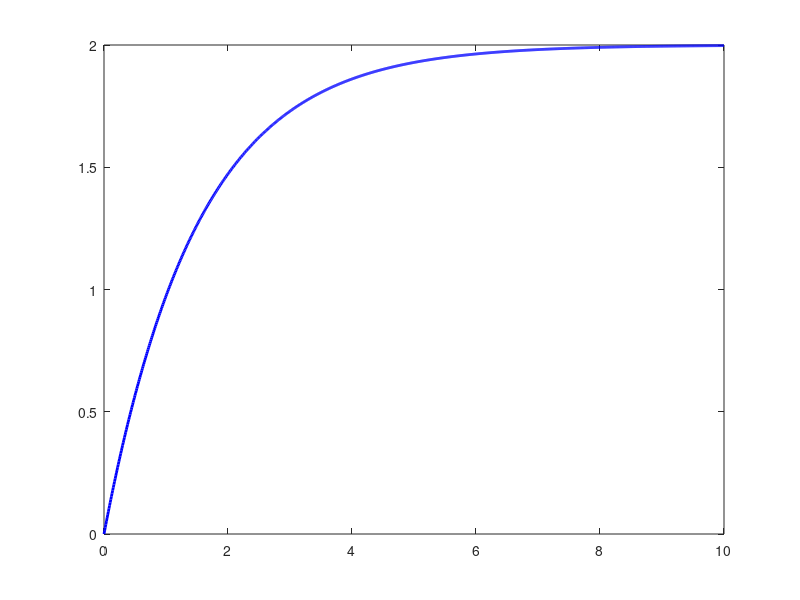

MATLAB code for this plot: (Note: this script raises an error after producing the figure.)
%% First-Order System Simulation
% This script simulates the step response of a first-order dynamic system.
%
% Project: MATLAB Simulink Control Systems
% Tool: MATLAB
% Topic: Control systems, system dynamics, step response
%
% Transfer function concept:
% G(s) = K / (tau*s + 1)

clear;
clc;
close all;

%% System Parameters
K = 2.0;                 % System gain
tau = 1.5;               % Time constant [s]

tStart = 0;              % Start time [s]
tEnd = 10;               % End time [s]
dt = 0.01;               % Time step [s]

settlingBand = 0.02;     % 2 percent settling band

%% Input Validation
if K <= 0
    error('System gain K must be greater than zero.');
end

if tau <= 0
    error('Time constant tau must be greater than zero.');
end

if dt <= 0 || tEnd <= tStart
    error('Check simulation time settings.');
end

%% Time Vector
time = tStart:dt:tEnd;

%% Step Response
% First-order step response:
% y(t) = K * (1 - exp(-t/tau))
response = K * (1 - exp(-time / tau));

%% Theoretical Reference Values
targetValue = K;
timeConstantValue = 0.632 * targetValue;
riseValue90 = 0.90 * targetValue;
settlingLowerLimit = targetValue * (1 - settlingBand);
settlingUpperLimit = targetValue * (1 + settlingBand);

theoreticalRiseTime90 = -tau * log(1 - 0.90);
theoreticalSettlingTime2 = -tau * log(settlingBand);

%% Performance Metrics
finalValue = response(end);
steadyStateError = targetValue - finalValue;

riseIndex = find(response >= riseValue90, 1, 'first');

if isempty(riseIndex)
    riseTime90 = NaN;
else
    riseTime90 = time(riseIndex);
end

% Settling time is the first time after which the response remains inside
% the settling band.
outsideSettlingBand = response < settlingLowerLimit | response > settlingUpperLimit;
lastOutsideIndex = find(outsideSettlingBand, 1, 'last');

if isempty(lastOutsideIndex)
    settlingTime = time(1);
elseif lastOutsideIndex < length(time)
    settlingTime = time(lastOutsideIndex + 1);
else
    settlingTime = NaN;
end

%% Plot Step Response
figure('Name', 'First-Order System Step Response');

plot(time, response, 'b', 'LineWidth', 2);
hold on;

yline(targetValue, '--k', 'Final Value', 'LineWidth', 1.5);
yline(timeConstantValue, '--m', '63.2% Value', 'LineWidth', 1);
yline(riseValue90, '--r', '90% Value', 'LineWidth', 1);
yline(settlingLowerLimit, ':g', '2% Settling Lower Limit', 'LineWidth', 1);
yline(settlingUpperLimit, ':g', '2% Settling Upper Limit', 'LineWidth', 1);

xline(tau, '--m', 'Time Constant', 'LineWidth', 1);

if ~isnan(riseTime90)
    xline(riseTime90, '--r', '90% Rise Time', 'LineWidth', 1);
end

if ~isnan(settlingTime)
    xline(settlingTime, '--g', 'Settling Time', 'LineWidth', 1);
end

grid on;
xlabel('Time [s]');
ylabel('System Output');
title('First-Order System Step Response');
legend('Step Response', 'Location', 'southeast');

%% Display Results
fprintf('First-Order System Simulation Results:\n');
fprintf('--------------------------------------\n');
fprintf('System gain K: %.2f\n', K);
fprintf('Time constant tau: %.2f s\n', tau);
fprintf('Final simulated value at %.2f s: %.4f\n', tEnd, finalValue);
fprintf('Target final value: %.4f\n', targetValue);
fprintf('Time constant value, 63.2%%: %.4f\n', timeConstantValue);
fprintf('90%% rise time, simulated: %.2f s\n', riseTime90);
fprintf('90%% rise time, theoretical: %.2f s\n', theoreticalRiseTime90);
fprintf('2%% settling time, simulated: %.2f s\n', settlingTime);
fprintf('2%% settling time, theoretical: %.2f s\n', theoreticalSettlingTime2);
fprintf('Steady-state error at %.2f s: %.4f\n', tEnd, steadyStateError);
